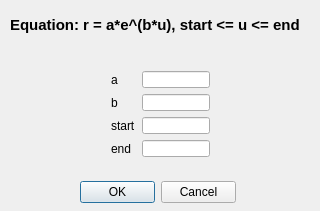
<?xml version="1.0" encoding="UTF-8"?>
<ui version="4.0">
 <class>SpiralParametersSelectorClass</class>
 <widget class="QDialog" name="SpiralParametersSelectorClass">
  <property name="geometry">
   <rect>
    <x>0</x>
    <y>0</y>
    <width>320</width>
    <height>211</height>
   </rect>
  </property>
  <property name="windowTitle">
   <string>SpiralParametersSelector</string>
  </property>
  <widget class="QLabel" name="EquationLabel">
   <property name="geometry">
    <rect>
     <x>10</x>
     <y>0</y>
     <width>301</width>
     <height>51</height>
    </rect>
   </property>
   <property name="font">
    <font>
     <pointsize>11</pointsize>
     <bold>true</bold>
    </font>
   </property>
   <property name="text">
    <string>Equation: r = a*e^(b*u), start &lt;= u &lt;= end</string>
   </property>
  </widget>
  <widget class="QDialogButtonBox" name="buttonBox">
   <property name="geometry">
    <rect>
     <x>80</x>
     <y>180</y>
     <width>156</width>
     <height>24</height>
    </rect>
   </property>
   <property name="standardButtons">
    <set>QDialogButtonBox::Cancel|QDialogButtonBox::Ok</set>
   </property>
  </widget>
  <widget class="QWidget" name="layoutWidget">
   <property name="geometry">
    <rect>
     <x>100</x>
     <y>60</y>
     <width>121</width>
     <height>108</height>
    </rect>
   </property>
   <layout class="QGridLayout" name="gridLayout">
    <item row="0" column="0">
     <widget class="QLabel" name="A_label">
      <property name="text">
       <string>a</string>
      </property>
     </widget>
    </item>
    <item row="0" column="1">
     <widget class="QLineEdit" name="A_edit"/>
    </item>
    <item row="1" column="0">
     <widget class="QLabel" name="B_label">
      <property name="text">
       <string>b</string>
      </property>
     </widget>
    </item>
    <item row="1" column="1">
     <widget class="QLineEdit" name="B_edit"/>
    </item>
    <item row="2" column="0">
     <widget class="QLabel" name="Start_label">
      <property name="text">
       <string>start</string>
      </property>
     </widget>
    </item>
    <item row="2" column="1">
     <widget class="QLineEdit" name="Start_edit"/>
    </item>
    <item row="3" column="0">
     <widget class="QLabel" name="End_label">
      <property name="text">
       <string>end</string>
      </property>
     </widget>
    </item>
    <item row="3" column="1">
     <widget class="QLineEdit" name="End_edit"/>
    </item>
   </layout>
  </widget>
 </widget>
 <layoutdefault spacing="6" margin="11"/>
 <resources>
  <include location="SpiralParametersSelector.qrc"/>
 </resources>
 <connections/>
</ui>
